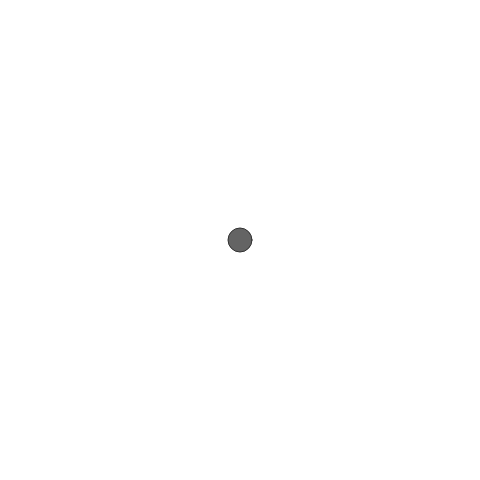
Frame 1 (no input)
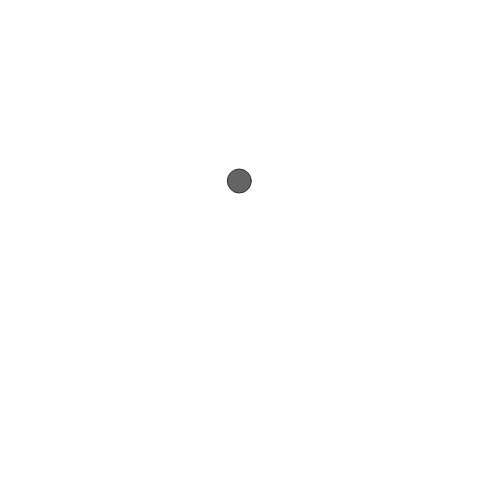
Frame 60 (no input)
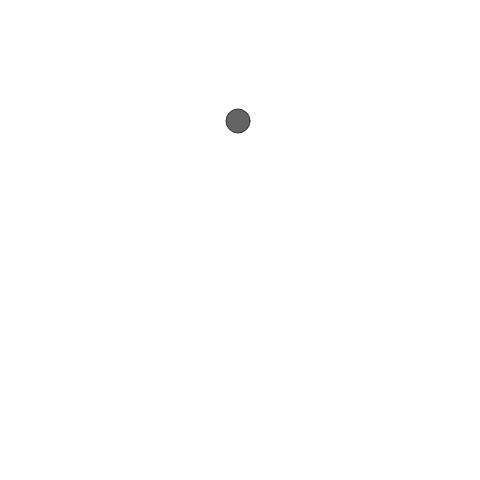
Frame 120 (the mouse pressed at the canvas centre since frame 60)

The p5.js sketch that drew these frames (run headless with seeded random() and noise() and a simulated clock; from frame 60 on, the mouse is pressed at the canvas centre):

// p5.js sketch
// ── sketch.js

var x;
var y;

function setup() {
  createCanvas(480, 480);
  x = 240;
  y = 240;
}

function draw() {
  background(255);
  
  stroke(50);
  fill(100);
  ellipse(x, y, 24, 24);
  
  x = x + random(-1, 1);
  y = y - 1;
  
  if (y < 0) {
    y = 480;
  }
}
